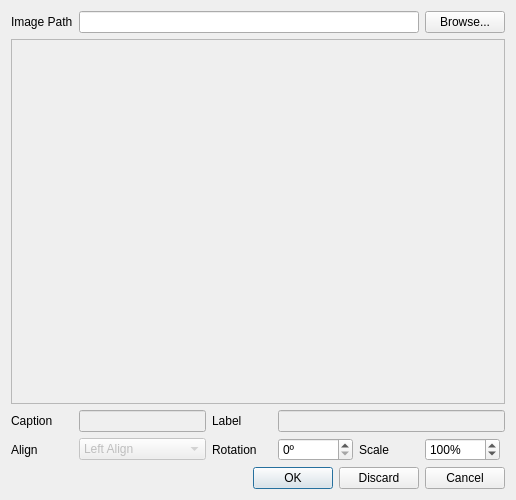
<?xml version="1.0" encoding="UTF-8"?>
<ui version="4.0">
 <class>Dialog_ModifyImage</class>
 <widget class="QDialog" name="Dialog_ModifyImage">
  <property name="geometry">
   <rect>
    <x>0</x>
    <y>0</y>
    <width>516</width>
    <height>500</height>
   </rect>
  </property>
  <property name="minimumSize">
   <size>
    <width>516</width>
    <height>500</height>
   </size>
  </property>
  <property name="maximumSize">
   <size>
    <width>516</width>
    <height>500</height>
   </size>
  </property>
  <property name="windowTitle">
   <string>LaTeX Office Writer</string>
  </property>
  <layout class="QGridLayout" name="gridLayout">
   <item row="4" column="0">
    <widget class="QLabel" name="labelAlign">
     <property name="text">
      <string>Align</string>
     </property>
    </widget>
   </item>
   <item row="4" column="4">
    <widget class="QSpinBox" name="spinBoxRotation">
     <property name="enabled">
      <bool>true</bool>
     </property>
     <property name="minimumSize">
      <size>
       <width>75</width>
       <height>0</height>
      </size>
     </property>
     <property name="maximumSize">
      <size>
       <width>75</width>
       <height>16777215</height>
      </size>
     </property>
     <property name="suffix">
      <string>º</string>
     </property>
     <property name="prefix">
      <string/>
     </property>
     <property name="maximum">
      <number>360</number>
     </property>
    </widget>
   </item>
   <item row="3" column="0">
    <widget class="QLabel" name="labelCaption">
     <property name="text">
      <string>Caption</string>
     </property>
    </widget>
   </item>
   <item row="4" column="5">
    <widget class="QLabel" name="labelScale">
     <property name="text">
      <string>Scale</string>
     </property>
     <property name="alignment">
      <set>Qt::AlignLeading|Qt::AlignLeft|Qt::AlignVCenter</set>
     </property>
    </widget>
   </item>
   <item row="0" column="0">
    <widget class="QLabel" name="labelImagePath">
     <property name="text">
      <string>Image Path</string>
     </property>
    </widget>
   </item>
   <item row="4" column="6">
    <widget class="QSpinBox" name="spinBoxScale">
     <property name="enabled">
      <bool>true</bool>
     </property>
     <property name="minimumSize">
      <size>
       <width>75</width>
       <height>0</height>
      </size>
     </property>
     <property name="maximumSize">
      <size>
       <width>75</width>
       <height>16777215</height>
      </size>
     </property>
     <property name="suffix">
      <string>%</string>
     </property>
     <property name="minimum">
      <number>5</number>
     </property>
     <property name="maximum">
      <number>200</number>
     </property>
     <property name="value">
      <number>100</number>
     </property>
    </widget>
   </item>
   <item row="0" column="6">
    <widget class="QPushButton" name="pushButtonBrowse">
     <property name="text">
      <string>Browse...</string>
     </property>
    </widget>
   </item>
   <item row="0" column="1" colspan="5">
    <widget class="QLineEdit" name="lineEditImagePath">
     <property name="readOnly">
      <bool>true</bool>
     </property>
    </widget>
   </item>
   <item row="1" column="0" colspan="7">
    <widget class="QScrollArea" name="scrollArea">
     <property name="widgetResizable">
      <bool>true</bool>
     </property>
     <widget class="QWidget" name="scrollAreaWidgetContents">
      <property name="geometry">
       <rect>
        <x>0</x>
        <y>0</y>
        <width>490</width>
        <height>334</height>
       </rect>
      </property>
      <layout class="QGridLayout" name="gridLayout_2">
       <item row="0" column="0">
        <widget class="QLabel" name="imagePlaceHolder">
         <property name="frameShape">
          <enum>QFrame::NoFrame</enum>
         </property>
         <property name="text">
          <string/>
         </property>
         <property name="alignment">
          <set>Qt::AlignCenter</set>
         </property>
        </widget>
       </item>
      </layout>
     </widget>
    </widget>
   </item>
   <item row="14" column="0" colspan="7">
    <widget class="QDialogButtonBox" name="buttonBox">
     <property name="orientation">
      <enum>Qt::Horizontal</enum>
     </property>
     <property name="standardButtons">
      <set>QDialogButtonBox::Cancel|QDialogButtonBox::Discard|QDialogButtonBox::Ok</set>
     </property>
    </widget>
   </item>
   <item row="3" column="1" colspan="2">
    <widget class="QLineEdit" name="lineEditCaption">
     <property name="enabled">
      <bool>false</bool>
     </property>
     <property name="readOnly">
      <bool>true</bool>
     </property>
    </widget>
   </item>
   <item row="3" column="4" colspan="3">
    <widget class="QLineEdit" name="lineEditLabel">
     <property name="enabled">
      <bool>false</bool>
     </property>
     <property name="readOnly">
      <bool>true</bool>
     </property>
    </widget>
   </item>
   <item row="3" column="3">
    <widget class="QLabel" name="labelLabel">
     <property name="text">
      <string>Label</string>
     </property>
    </widget>
   </item>
   <item row="4" column="3">
    <widget class="QLabel" name="labelRotation">
     <property name="text">
      <string>Rotation</string>
     </property>
    </widget>
   </item>
   <item row="4" column="1" colspan="2">
    <widget class="QComboBox" name="comboBoxAlign">
     <property name="enabled">
      <bool>false</bool>
     </property>
     <item>
      <property name="text">
       <string>Left Align</string>
      </property>
     </item>
     <item>
      <property name="text">
       <string>Center Align</string>
      </property>
     </item>
    </widget>
   </item>
  </layout>
 </widget>
 <tabstops>
  <tabstop>lineEditImagePath</tabstop>
  <tabstop>pushButtonBrowse</tabstop>
  <tabstop>scrollArea</tabstop>
  <tabstop>lineEditCaption</tabstop>
  <tabstop>lineEditLabel</tabstop>
  <tabstop>comboBoxAlign</tabstop>
  <tabstop>spinBoxRotation</tabstop>
  <tabstop>spinBoxScale</tabstop>
 </tabstops>
 <resources/>
 <connections>
  <connection>
   <sender>buttonBox</sender>
   <signal>accepted()</signal>
   <receiver>Dialog_ModifyImage</receiver>
   <slot>accept()</slot>
   <hints>
    <hint type="sourcelabel">
     <x>248</x>
     <y>254</y>
    </hint>
    <hint type="destinationlabel">
     <x>157</x>
     <y>274</y>
    </hint>
   </hints>
  </connection>
  <connection>
   <sender>buttonBox</sender>
   <signal>rejected()</signal>
   <receiver>Dialog_ModifyImage</receiver>
   <slot>reject()</slot>
   <hints>
    <hint type="sourcelabel">
     <x>316</x>
     <y>260</y>
    </hint>
    <hint type="destinationlabel">
     <x>286</x>
     <y>274</y>
    </hint>
   </hints>
  </connection>
 </connections>
</ui>
